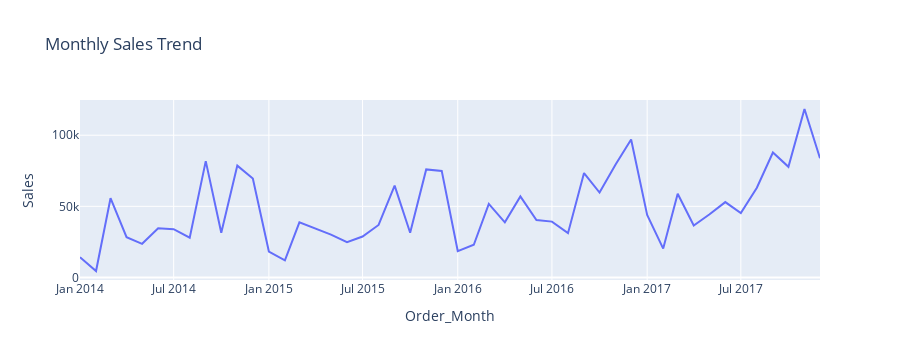

Notebook cell for this chart:
### Code cell
# 1. Sales Trend Over Time
monthly_sales = df.groupby('Order_Month')['Sales'].sum().reset_index()
monthly_sales['Order_Month'] = monthly_sales['Order_Month'].astype(str)

fig1 = px.line(monthly_sales, x='Order_Month', y='Sales', title='Monthly Sales Trend')
fig1.show()

### Figure 1 — Plotly figure (JSON) as saved in the notebook; plotly's stock layout.template omitted (floating-point values rounded to 4 significant figures)
{"data": [{"hovertemplate": "Order_Month=%{x}<br>Sales=%{y}<extra></extra>", "legendgroup": "", "line": {"color": "#636efa", "dash": "solid"}, "marker": {"symbol": "circle"}, "mode": "lines", "name": "", "orientation": "v", "showlegend": false, "type": "scatter", "x": ["2014-01", "2014-02", "2014-03", "2014-04", "2014-05", "2014-06", "2014-07", "2014-08", "2014-09", "2014-10", "2014-11", "2014-12", "2015-01", "2015-02", "2015-03", "2015-04", "2015-05", "2015-06", "2015-07", "2015-08", "2015-09", "2015-10", "2015-11", "2015-12", "2016-01", "2016-02", "2016-03", "2016-04", "2016-05", "2016-06", "2016-07", "2016-08", "2016-09", "2016-10", "2016-11", "2016-12", "2017-01", "2017-02", "2017-03", "2017-04", "2017-05", "2017-06", "2017-07", "2017-08", "2017-09", "2017-10", "2017-11", "2017-12"], "xaxis": "x", "y": [14240.0, 4520.0, 55690.0, 28300.0, 23650.0, 34600.0, 33950.0, 27910.0, 81780.0, 31450.0, 78630.0, 69550.0, 18170.0, 11950.0, 38730.0, 34200.0, 30130.0, 24800.0, 28770.0, 36900.0, 64600.0, 31400.0, 75970.0, 74920.0, 18540.0, 22980.0, 51720.0, 38750.0, 56990.0, 40340.0, 39260.0, 31120.0, 73410.0, 59690.0, 79410.0, 97000.0, 43970.0, 20300.0, 58870.0, 36520.0, 44260.0, 52980.0, 45260.0, 63120.0, 87870.0, 77780.0, 118400.0, 83830.0], "yaxis": "y"}], "layout": {"height": 360, "legend": {"tracegroupgap": 0}, "title": {"text": "Monthly Sales Trend"}, "xaxis": {"anchor": "y", "autorange": true, "domain": [0, 1], "range": ["2014-01-01", "2017-12-01"], "title": {"text": "Order_Month"}, "type": "date"}, "yaxis": {"anchor": "x", "autorange": true, "domain": [0, 1], "range": [-1809.0, 124800.0], "title": {"text": "Sales"}, "type": "linear"}}}
